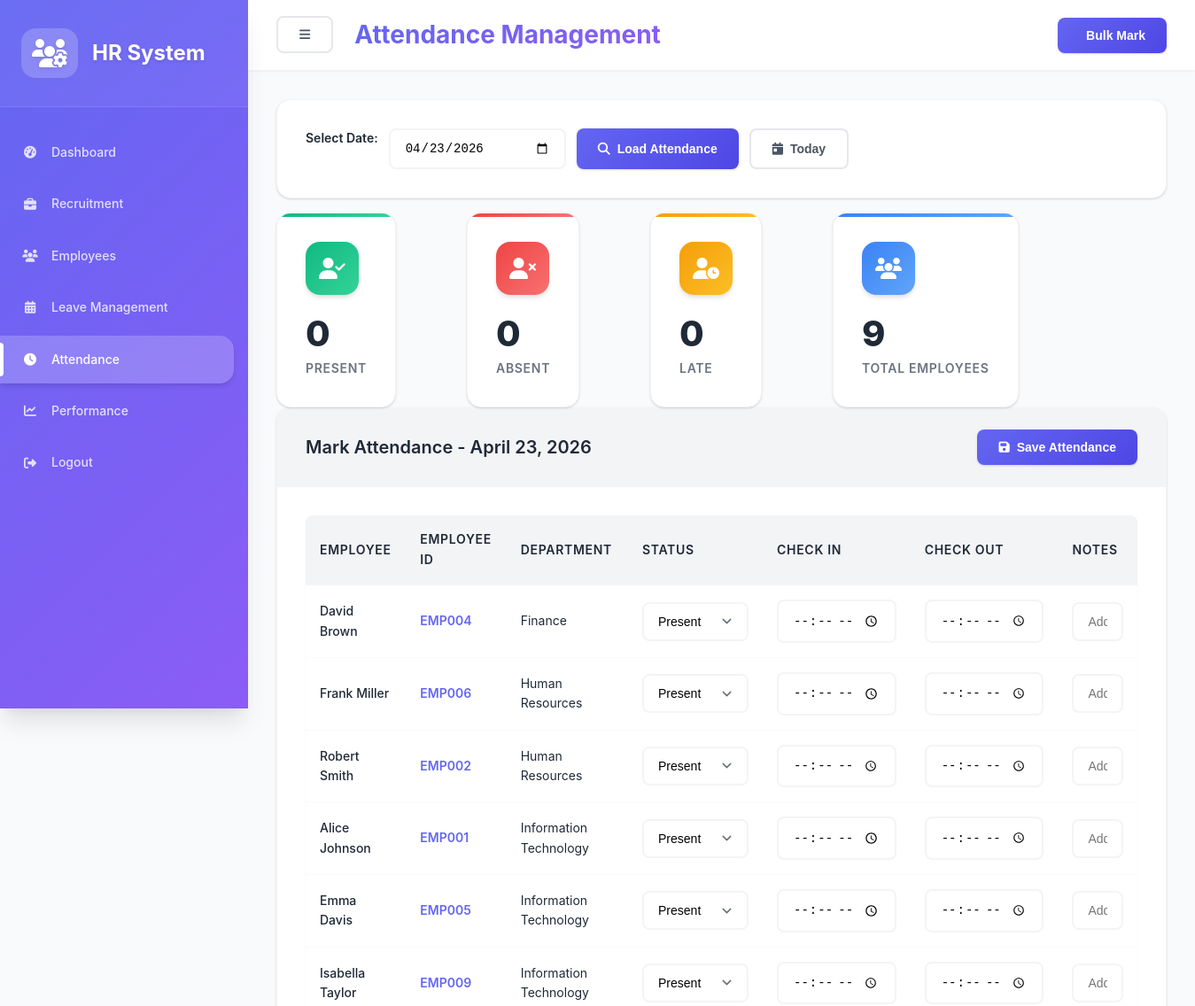
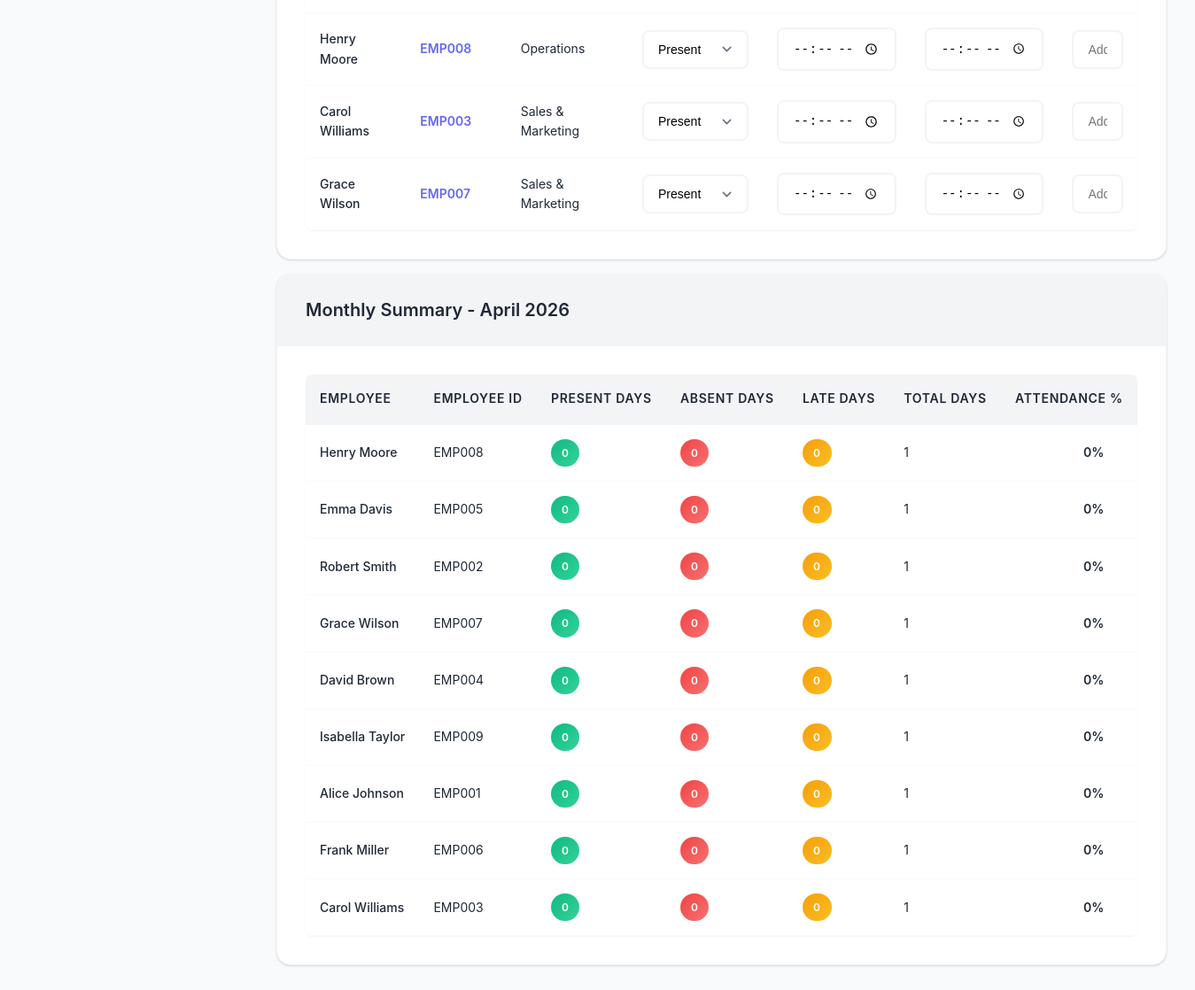
The app's page /modules/leaves/attendance.php (signed in) with its own data (2 pictures, top to bottom).
### tables this page shows
CREATE TABLE employees (
    id INT AUTO_INCREMENT PRIMARY KEY,
    employee_id VARCHAR(20) UNIQUE NOT NULL,
    first_name VARCHAR(100) NOT NULL,
    last_name VARCHAR(100) NOT NULL,
    email VARCHAR(100) UNIQUE NOT NULL,
    phone VARCHAR(20),
    department_id INT,
    role VARCHAR(100) NOT NULL,
    salary DECIMAL(10,2),
    joining_date DATE NOT NULL,
    status ENUM('active', 'inactive', 'terminated') DEFAULT 'active',
    candidate_id INT,
    created_at TIMESTAMP DEFAULT CURRENT_TIMESTAMP,
    updated_at TIMESTAMP DEFAULT CURRENT_TIMESTAMP ON UPDATE CURRENT_TIMESTAMP,
    FOREIGN KEY (department_id) REFERENCES departments(id) ON DELETE SET NULL,
    FOREIGN KEY (candidate_id) REFERENCES candidates(id) ON DELETE SET NULL
);

CREATE TABLE departments (
    id INT AUTO_INCREMENT PRIMARY KEY,
    name VARCHAR(100) NOT NULL,
    description TEXT,
    created_at TIMESTAMP DEFAULT CURRENT_TIMESTAMP
);

### modules/leaves/attendance.php (the view, shortened to what this page needs)
<?php
$conn = getConnection();
$date = isset($_GET['date']) ? sanitize_input($_GET['date']) : date('Y-m-d');
$stmt = $conn->prepare("SELECT e.*, d.name as department_name FROM employees e
                        LEFT JOIN departments d ON e.department_id = d.id
                        WHERE e.status = 'active'
                        ORDER BY d.name, e.first_name, e.last_name");
$stmt->execute();
$employees = $stmt->fetchAll();
$attendance_data = [];
$stmt = $conn->prepare("SELECT status, COUNT(*) as count FROM attendance WHERE date = ? GROUP BY status");
$stmt->execute([$date]);
$attendance_stats = $stmt->fetchAll(PDO::FETCH_KEY_PAIR);
$month_start = date('Y-m-01', strtotime($date));
$month_end = date('Y-m-t', strtotime($date));
$stmt = $conn->prepare("SELECT e.id, e.first_name, e.last_name, e.employee_id,
                        COUNT(CASE WHEN a.status = 'present' THEN 1 END) as present_days,
                        COUNT(CASE WHEN a.status = 'absent' THEN 1 END) as absent_days,
                        COUNT(CASE WHEN a.status = 'late' THEN 1 END) as late_days,
                        COUNT(*) as total_days
                        FROM employees e
                        LEFT JOIN attendance a ON e.id = a.employee_id AND a.date BETWEEN ? AND ?
                        WHERE e.status = 'active'
                        GROUP BY e.id
                        ORDER BY present_days DESC");
$stmt->execute([$month_start, $month_end]);
$monthly_summary = $stmt->fetchAll();
?>
<!DOCTYPE html>
<html lang="en">
<head>
    <link rel="stylesheet" href="../../assets/css/enhanced-style.css">
    <link rel="stylesheet" href="https://cdnjs.cloudflare.com/ajax/libs/font-awesome/6.4.0/css/all.min.css">
</head>
<body>
    <div class="admin-container">
        <aside class="sidebar">
            <div class="sidebar-header">
                <div class="sidebar-logo">
                    <i class="fas fa-users-cog"></i>
                    <span>HR System</span>
                </div>
            </div>
            <nav class="sidebar-nav">
                <ul class="sidebar-menu">
                    <li><a href="../../dashboard.php"><i class="fas fa-tachometer-alt"></i> Dashboard</a></li>
                    <li><a href="../recruitment/jobs.php"><i class="fas fa-briefcase"></i> Recruitment</a></li>
                    <li><a href="../employees/employees.php"><i class="fas fa-users"></i> Employees</a></li>
                    <li><a href="leaves.php"><i class="fas fa-calendar-alt"></i> Leave Management</a></li>
                    <li><a href="attendance.php" class="active"><i class="fas fa-clock"></i> Attendance</a></li>
                    <li><a href="../performance/performance.php"><i class="fas fa-chart-line"></i> Performance</a></li>
                    <li><a href="#" onclick="logout()"><i class="fas fa-sign-out-alt"></i> Logout</a></li>
                </ul>
            </nav>
        </aside>
        <main class="main-content">
            <header class="header">
                <div class="header-left">
                    <button class="btn btn-outline" onclick="toggleSidebar()">
                        <i class="fas fa-bars"></i>
                    </button>
                    <h1>Attendance Management</h1>
                </div>
                <div class="header-right">
                    <button class="btn btn-primary" onclick="showBulkModal()">
                        <i class="fas fa-users-check"></i> Bulk Mark
                    </button>
                </div>
            </header>
            <div class="content">
                <div class="card mb-4">
                    <div class="card-body">
                        <form method="GET" class="d-flex gap-3 align-items-center">
                            <label class="form-label" style="margin: 0;">Select Date:</label>
                            <input type="date" class="form-control" name="date" value="<?php echo htmlspecialchars($date); ?>" style="max-width: 200px;">
                            <button type="submit" class="btn btn-primary">
                                <i class="fas fa-search"></i> Load Attendance
                            </button>
                            <button type="button" class="btn btn-outline" onclick="setToday()">
                                <i class="fas fa-calendar-day"></i> Today
                            </button>
                        </form>
                    </div>
                </div>
                <div class="stats-grid" style="display: flex; gap: 5rem;">
                    <div class="stat-card success">
                        <div class="stat-icon">
                            <i class="fas fa-user-check"></i>
                        </div>
                        <div class="stat-value"><?php echo number_format($attendance_stats['present'] ?? 0); ?></div>
                        <div class="stat-label">Present</div>
                    </div>
                    <div class="stat-card danger">
                        <div class="stat-icon">
                            <i class="fas fa-user-times"></i>
                        </div>
                        <div class="stat-value"><?php echo number_format($attendance_stats['absent'] ?? 0); ?></div>
                        <div class="stat-label">Absent</div>
                    </div>
                    <div class="stat-card warning">
                        <div class="stat-icon">
                            <i class="fas fa-user-clock"></i>
                        </div>
                        <div class="stat-value"><?php echo number_format($attendance_stats['late'] ?? 0); ?></div>
                        <div class="stat-label">Late</div>
                    </div>
                    <div class="stat-card info">
                        <div class="stat-icon">
                            <i class="fas fa-users"></i>
                        </div>
                        <div class="stat-value"><?php echo number_format(count($employees)); ?></div>
                        <div class="stat-label">Total Employees</div>
                    </div>
                </div>
                <div class="card">
                    <div class="card-header">
                        <h3 class="card-title">Mark Attendance - <?php echo date('F j, Y', strtotime($date)); ?></h3>
                        <button type="submit" form="attendanceForm" class="btn btn-primary">
                            <i class="fas fa-save"></i> Save Attendance
                        </button>
                    </div>
                    <div class="card-body">
                        <form method="POST" id="attendanceForm">
                            <div class="table-container">
                                <table class="table">
                                    <thead>
                                        <tr>
                                            <th>Employee</th>
                                            <th>Employee ID</th>
                                            <th>Department</th>
                                            <th>Status</th>
                                            <th>Check In</th>
                                            <th>Check Out</th>
                                            <th>Notes</th>
                                        </tr>
                                    </thead>
                                    <tbody>
                                        <?php foreach ($employees as $employee): ?>
                                            <?php
                                            $attendance = isset($attendance_data[$employee['id']]) ? $attendance_data[$employee['id']] : null;
                                            $current_status = $attendance ? $attendance['status'] : 'present';
                                            ?>
                                            <tr>
                                                <td>
                                                    <div style="font-weight: 500;">
                                                        <?php echo htmlspecialchars($employee['first_name'] . ' ' . $employee['last_name']); ?>
                                                    </div>
                                                </td>
                                                <td>
                                                    <span style="color: var(--primary-color); font-weight: 600;">
                                                        <?php echo htmlspecialchars($employee['employee_id'] ?? ''); ?>
                                                    </span>
                                                </td>
                                                <td><?php echo htmlspecialchars($employee['department_name'] ?? 'Not assigned'); ?></td>
                                                <td>
                                                    <select class="form-control form-select" name="attendance[<?php echo $employee['id']; ?>]" style="min-width: 120px;">
                                                        <option value="present" <?php echo $current_status == 'present' ? 'selected' : ''; ?>>Present</option>
                                                    </select>
                                                </td>
                                                <td>
                                                    <input type="time" class="form-control" name="check_in[<?php echo $employee['id']; ?>]"
                                                           value="<?php echo $attendance ? substr($attendance['check_in'], 0, 5) : ''; ?>">
                                                </td>
                                                <td>
                                                    <input type="time" class="form-control" name="check_out[<?php echo $employee['id']; ?>]"
                                                           value="<?php echo $attendance ? substr($attendance['check_out'], 0, 5) : ''; ?>">
                                                </td>
                                                <td>
                                                    <input type="text" class="form-control" name="notes[<?php echo $employee['id']; ?>]"
                                                           placeholder="Add notes..."
                                                           value="<?php echo htmlspecialchars($attendance['notes'] ?? ''); ?>">
                                                </td>
                                            </tr>
                                        <?php endforeach; ?>
                                    </tbody>
                                </table>
                            </div>
                        </form>
                    </div>
                </div>
                <div class="card mt-4">
                    <div class="card-header">
                        <h3 class="card-title">Monthly Summary - <?php echo date('F Y', strtotime($date)); ?></h3>
                    </div>
                    <div class="card-body">
                        <div class="table-container">
                            <table class="table">
                                <thead>
                                    <tr>
                                        <th>Employee</th>
                                        <th>Employee ID</th>
                                        <th>Present Days</th>
                                        <th>Absent Days</th>
                                        <th>Late Days</th>
                                        <th>Total Days</th>
                                        <th>Attendance %</th>
                                    </tr>
                                </thead>
                                <tbody>
                                    <?php foreach ($monthly_summary as $summary): ?>
                                        <tr>
                                            <td>
                                                <div style="font-weight: 500;">
                                                    <?php echo htmlspecialchars($summary['first_name'] ?? '') . ' ' . htmlspecialchars($summary['last_name'] ?? ''); ?>
                                                </div>
                                            </td>
                                            <td><?php echo htmlspecialchars($summary['employee_id'] ?? ''); ?></td>
                                            <td>
                                                <span class="badge badge-success"><?php echo $summary['present_days']; ?></span>
                                            </td>
                                            <td>
                                                <span class="badge badge-danger"><?php echo $summary['absent_days']; ?></span>
                                            </td>
                                            <td>
                                                <span class="badge badge-warning"><?php echo $summary['late_days']; ?></span>
                                            </td>
                                            <td><?php echo $summary['total_days']; ?></td>
                                            <td>
                                                <?php
                                                $attendance_percentage = $summary['total_days'] > 0 ?
                                                    round(($summary['present_days'] / $summary['total_days']) * 100, 1) : 0;
                                                ?>
                                                <div style="display: flex; align-items: center; gap: 0.5rem;">
                                                    <div style="flex: 1; background: var(--border-color); border-radius: 0.25rem; height: 8px; overflow: hidden;">
                                                    </div>
                                                    <span style="font-weight: 600; min-width: 45px;"><?php echo $attendance_percentage; ?>%</span>
                                                </div>
                                            </td>
                                        </tr>
                                    <?php endforeach; ?>
                                </tbody>
                            </table>
                        </div>
                    </div>
                </div>
            </div>
        </main>
    </div>
</body>
</html>

### records on screen
employees: first_name+last_name "David Brown", employee "EMP004", department.name "Finance", id "Present", first_name "David", last_name "Brown", present_days "0", absent_days "0", late_days "0", total_days "1", attendance_percentage "0"
employees: first_name+last_name "Frank Miller", employee "EMP006", department.name "Human Resources", id "Present", first_name "Frank", last_name "Miller", present_days "0", absent_days "0", late_days "0", total_days "1", attendance_percentage "0"
employees: first_name+last_name "Robert Smith", employee "EMP002", department.name "Human Resources", id "Present", first_name "Robert", last_name "Smith", present_days "0", absent_days "0", late_days "0", total_days "1", attendance_percentage "0"
employees: first_name+last_name "Alice Johnson", employee "EMP001", department.name "Information Technology", id "Present", first_name "Alice", last_name "Johnson", present_days "0", absent_days "0", late_days "0", total_days "1", attendance_percentage "0"
employees: first_name+last_name "Emma Davis", employee "EMP005", department.name "Information Technology", id "Present", first_name "Emma", last_name "Davis", present_days "0", absent_days "0", late_days "0", total_days "1", attendance_percentage "0"
employees: first_name+last_name "Isabella Taylor", employee "EMP009", department.name "Information Technology", id "Present", first_name "Isabella", last_name "Taylor", present_days "0", absent_days "0", late_days "0", total_days "1", attendance_percentage "0"
employees: first_name+last_name "Henry Moore", employee "EMP008", department.name "Operations", id "Present", first_name "Henry", last_name "Moore", present_days "0", absent_days "0", late_days "0", total_days "1", attendance_percentage "0"
employees: first_name+last_name "Carol Williams", employee "EMP003", department.name "Sales & Marketing", id "Present", first_name "Carol", last_name "Williams", present_days "0", absent_days "0", late_days "0", total_days "1", attendance_percentage "0"
employees: first_name+last_name "Grace Wilson", employee "EMP007", department.name "Sales & Marketing", id "Present", first_name "Grace", last_name "Wilson", present_days "0", absent_days "0", late_days "0", total_days "1", attendance_percentage "0"

### other values on screen
$attendance_stats['present'] "0"
$attendance_stats['absent'] "0"
$attendance_stats['late'] "0"
count($employees) "9"
date('F j, Y', strtotime($date)) "April 23, 2026"
date('F Y', strtotime($date)) "April 2026"
